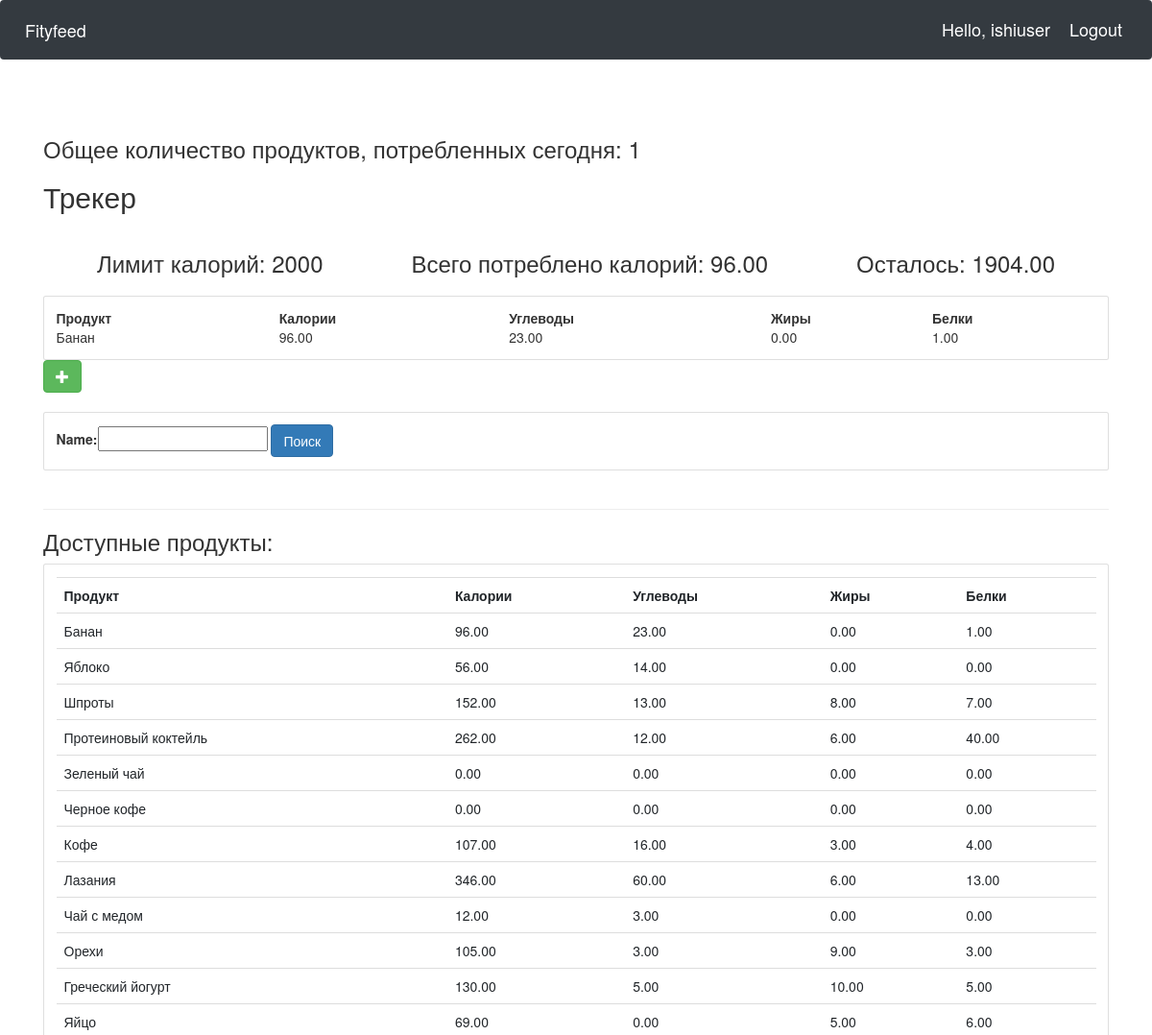
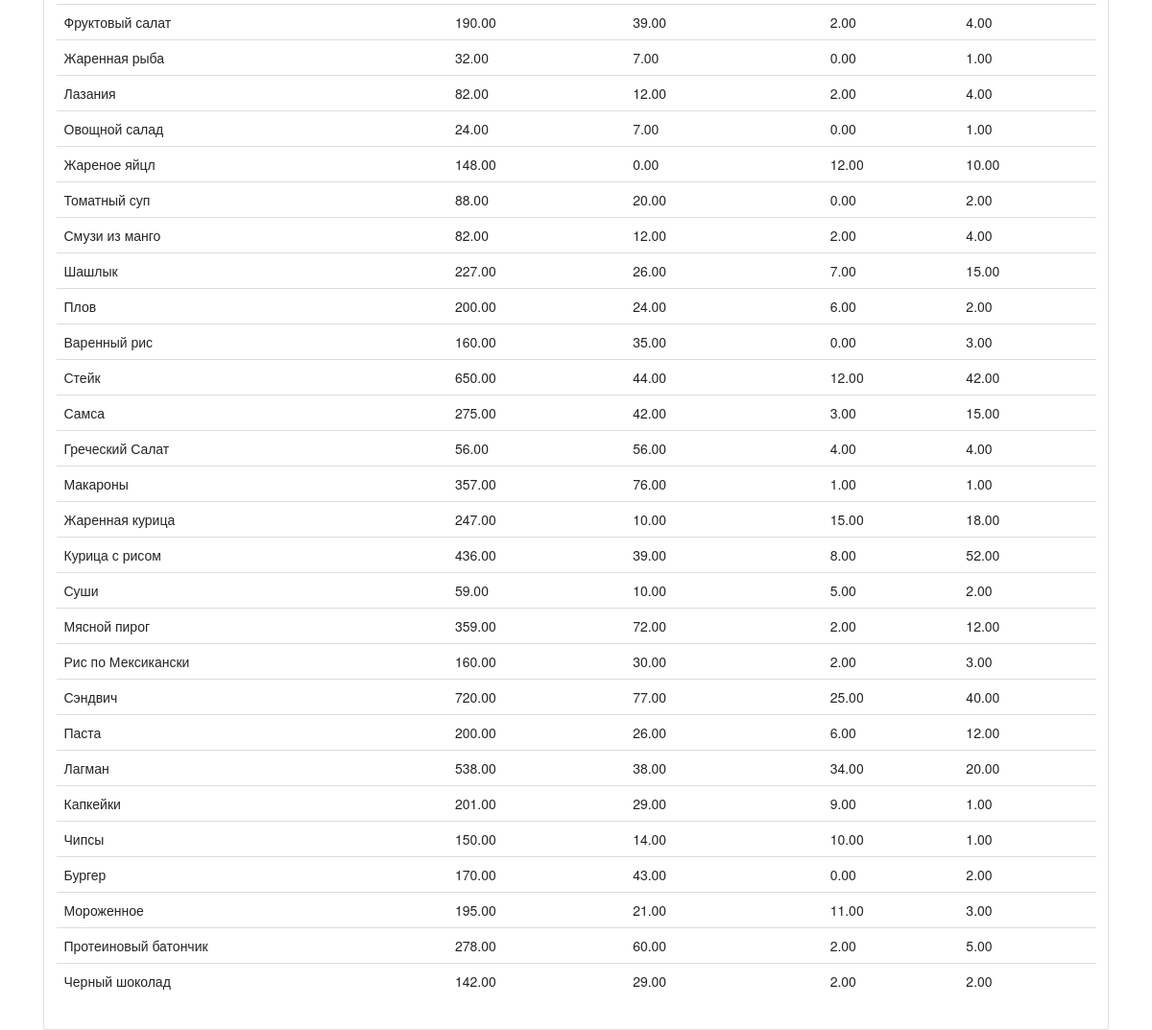
Page /user/ (signed in) on the committed database (2 pictures, top to bottom).
### Fityfeed/models.py (models this page shows, shortened)
class Fooditem(models.Model):
    name = models.CharField(max_length=200)
    category = models.ManyToManyField(Category)
    carbohydrate = models.DecimalField(max_digits=5, decimal_places=2, default=0)
    fats = models.DecimalField(max_digits=5, decimal_places=2, default=0)
    protein = models.DecimalField(max_digits=5, decimal_places=2, default=0)
    calorie = models.DecimalField(max_digits=5, decimal_places=2, default=0, blank=True)
    quantity = models.IntegerField(default=1, null=True, blank=True)

### Fityfeed/views.py (the view)
# urls.py: path('user/', views.userPage, name='userPage'),  # userPage
def userPage(request):
    user = request.user
    cust = user.customer
    fooditems = Fooditem.objects.filter()
    myfilter = fooditemFilter(request.GET, queryset=fooditems)
    fooditems = myfilter.qs
    total = UserFooditem.objects.all()
    myfooditems = total.filter(customer=cust)
    cnt = myfooditems.count()
    querysetFood = []
    for food in myfooditems:
        querysetFood.append(food.fooditem.all())
    finalFoodItems = []
    for items in querysetFood:
        for food_items in items:
            finalFoodItems.append(food_items)
    totalCalories = 0
    for foods in finalFoodItems:
        totalCalories += foods.calorie
    CalorieLeft = 2000 - totalCalories
    context = {'CalorieLeft': CalorieLeft, 'totalCalories': totalCalories, 'cnt': cnt, 'foodlist': finalFoodItems,
               'fooditem': fooditems, 'myfilter': myfilter}
    return render(request, 'user.html', context)

### Fityfeed/templates/user.html (shortened to what this page needs)
{% extends 'main.html' %}
{% block content %}
<head> <link rel="stylesheet" href="https://maxcdn.bootstrapcdn.com/bootstrap/3.3.7/css/bootstrap.min.css"></head>
<h3>Общее количество продуктов, потребленных сегодня: {{cnt}}</h3>
<div class="today">
	<h2>Трекер</h2>
	<div class="flex-box-row">
		<h3>Лимит калорий: 2000</h3>
		<h3>Всего потреблено калорий: {{totalCalories}}</h3>
		<h3>Осталось: {{ CalorieLeft }}</h3>
	</div>
    <div class="card card-body">
        <table>
            <tr>
                <th>Продукт</th>
                <th>Калории</th>
                <th>Углеводы</th>
                <th>Жиры</th>
                <th>Белки</th>
            </tr>
            {% for food in foodlist %}
            <tr>
                <td>{{food.name}}</td>
                <td> {{food.calorie}}</td>
                <td> {{food.carbohydrate}}</td>
                <td> {{food.fats}}</td>
				<td> {{food.protein}}</td>
			</tr>
            {% endfor %}
        </table>
	</div>
	<form action="{% url 'addFooditem' %}" method="POST">
		<button type="submit" class="btn btn-success">
			<span class="glyphicon glyphicon-plus"></span>
		</button>
	</form>
</div>
<br>
<div class="row">
	<div class="col">
		<div class="card card-body">
			<form method="get">
				{{myfilter.form}}
		    <button class="btn btn-primary" type="submit">Поиск</button>
		  </form>
		</div>
	</div>
</div>
<br>
<hr>
<h3>Доступные продукты:</h3>
<div class="row">
	<div class="col-md">
		<div class="card card-body">
			<table class="table table-sm">
				<tr>
					<th>Продукт</th>
					<th>Калории</th>
					<th>Углеводы</th>
					<th>Жиры</th>
					<th>Белки</th>
				</tr>
				{% for food in fooditem %}
				<tr>
					<td>{{food.name}}</td>
					<td> {{food.calorie}}</td>
					<td> {{food.carbohydrate}}</td>
                    <td> {{food.fats}}</td>
                    <td> {{food.protein}}</td>
					</tr>
				{% endfor %}
			</table>
		</div>
	</div>
</div>
{% endblock %}

### Fityfeed/templates/navbar.html (shortened to what this page needs)
{% load static%}
<nav class="navbar navbar-expand-lg navbar-dark bg-dark">
    <a class="navbar-brand" href="{% url 'home' %}">Fityfeed</a>
    <span class="hello-msg">Hello, {{request.user}}</span>
    <span ><a  class="hello-msg" href="{% url 'logout' %}">Logout</a></span>
  </nav>

### static/css/main.css (style rules this page uses)
.flex-box-row { display:flex; padding : 10px; flex-wrap: wrap; justify-content: space-around; }

### Fityfeed/templates/navbar.html (style rules this page uses)
.hello-msg { font-size: 18px; color: #fff; margin-right: 20px; }

### rows in the picture
Fooditem: name "Банан", calorie "96.00", carbohydrate "23.00", fats "0.00", protein "1.00"
Fooditem: name "Яблоко", calorie "56.00", carbohydrate "14.00", fats "0.00", protein "0.00"
Fooditem: name "Шпроты", calorie "152.00", carbohydrate "13.00", fats "8.00", protein "7.00"
Fooditem: name "Протеиновый коктейль", calorie "262.00", carbohydrate "12.00", fats "6.00", protein "40.00"
Fooditem: name "Зеленый чай", calorie "0.00", carbohydrate "0.00", fats "0.00", protein "0.00"
Fooditem: name "Черное кофе", calorie "0.00", carbohydrate "0.00", fats "0.00", protein "0.00"
Fooditem: name "Кофе", calorie "107.00", carbohydrate "16.00", fats "3.00", protein "4.00"
Fooditem: name "Лазания", calorie "346.00", carbohydrate "60.00", fats "6.00", protein "13.00"
Fooditem: name "Чай с медом", calorie "12.00", carbohydrate "3.00", fats "0.00", protein "0.00"
Fooditem: name "Орехи", calorie "105.00", carbohydrate "3.00", fats "9.00", protein "3.00"
Fooditem: name "Греческий йогурт", calorie "130.00", carbohydrate "5.00", fats "10.00", protein "5.00"
Fooditem: name "Яйцо", calorie "69.00", carbohydrate "0.00", fats "5.00", protein "6.00"
Fooditem: name "Фруктовый салат", calorie "190.00", carbohydrate "39.00", fats "2.00", protein "4.00"
Fooditem: name "Жаренная рыба", calorie "32.00", carbohydrate "7.00", fats "0.00", protein "1.00"
Fooditem: name "Лазания", calorie "82.00", carbohydrate "12.00", fats "2.00", protein "4.00"
Fooditem: name "Овощной салад", calorie "24.00", carbohydrate "7.00", fats "0.00", protein "1.00"
Fooditem: name "Жареное яйцл", calorie "148.00", carbohydrate "0.00", fats "12.00", protein "10.00"
Fooditem: name "Томатный суп", calorie "88.00", carbohydrate "20.00", fats "0.00", protein "2.00"
Fooditem: name "Смузи из манго", calorie "82.00", carbohydrate "12.00", fats "2.00", protein "4.00"
Fooditem: name "Шашлык", calorie "227.00", carbohydrate "26.00", fats "7.00", protein "15.00"
Fooditem: name "Плов", calorie "200.00", carbohydrate "24.00", fats "6.00", protein "2.00"
Fooditem: name "Варенный рис", calorie "160.00", carbohydrate "35.00", fats "0.00", protein "3.00"
Fooditem: name "Стейк", calorie "650.00", carbohydrate "44.00", fats "12.00", protein "42.00"
Fooditem: name "Самса", calorie "275.00", carbohydrate "42.00", fats "3.00", protein "15.00"
Fooditem: name "Греческий Салат", calorie "56.00", carbohydrate "56.00", fats "4.00", protein "4.00"
Fooditem: name "Макароны", calorie "357.00", carbohydrate "76.00", fats "1.00", protein "1.00"
Fooditem: name "Жаренная курица", calorie "247.00", carbohydrate "10.00", fats "15.00", protein "18.00"
Fooditem: name "Курица с рисом", calorie "436.00", carbohydrate "39.00", fats "8.00", protein "52.00"
Fooditem: name "Суши", calorie "59.00", carbohydrate "10.00", fats "5.00", protein "2.00"
Fooditem: name "Мясной пирог", calorie "359.00", carbohydrate "72.00", fats "2.00", protein "12.00"
Fooditem: name "Рис по Мексикански", calorie "160.00", carbohydrate "30.00", fats "2.00", protein "3.00"
Fooditem: name "Сэндвич", calorie "720.00", carbohydrate "77.00", fats "25.00", protein "40.00"
Fooditem: name "Паста", calorie "200.00", carbohydrate "26.00", fats "6.00", protein "12.00"
Fooditem: name "Лагман", calorie "538.00", carbohydrate "38.00", fats "34.00", protein "20.00"
Fooditem: name "Капкейки", calorie "201.00", carbohydrate "29.00", fats "9.00", protein "1.00"
Fooditem: name "Чипсы", calorie "150.00", carbohydrate "14.00", fats "10.00", protein "1.00"
Fooditem: name "Бургер", calorie "170.00", carbohydrate "43.00", fats "0.00", protein "2.00"
Fooditem: name "Мороженное", calorie "195.00", carbohydrate "21.00", fats "11.00", protein "3.00"
Fooditem: name "Протеиновый батончик", calorie "278.00", carbohydrate "60.00", fats "2.00", protein "5.00"
Fooditem: name "Черный шоколад", calorie "142.00", carbohydrate "29.00", fats "2.00", protein "2.00"

### other values in the picture
{{ request.user }} "ishiuser"
{{ cnt }} "1"
{{ totalCalories }} "96.00"
{{ CalorieLeft }} "1904.00"
